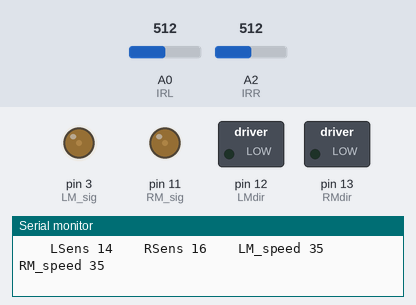
Bench run of a sketch on a simulated Arduino Uno, built with avr-gcc and run on an emulated ATmega328P. Parts: switched loads named in the sketch (green lamp = pin HIGH), output pins drawn as LEDs (lit = HIGH), the last lines printed to the serial monitor. The inputs (shaded band) are chosen by the test bench; at power-on: A0 (IRL) = 512, A2 (IRR) = 512.

Above: at 1.2 s.
1.3 s: A0 (IRL) set to 900
At 2.2 s:
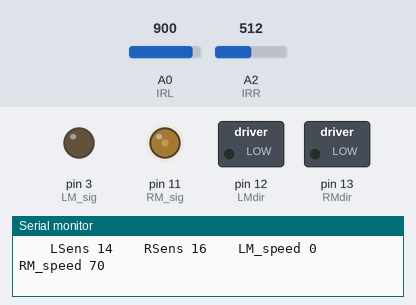
2.8 s: A0 (IRL) set to 716
At 4.1 s:
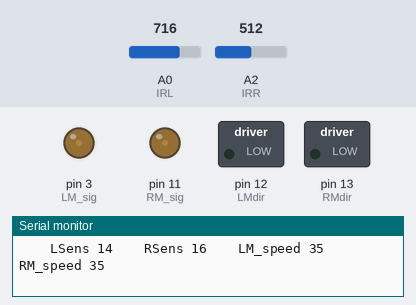
5.8 s: A2 (IRR) set to 900
At 6.2 s:
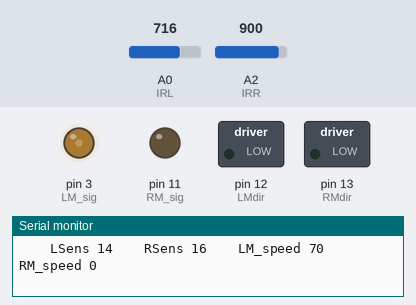
7.3 s: A0 (IRL) set to 797
10.3 s: A0 (IRL) set to 822
At 10.6 s:
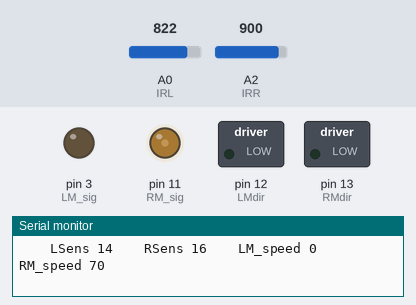
13.3 s: A0 (IRL) set to 511
At 14.1 s:
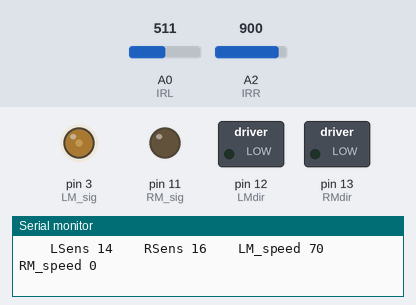
Timing chart, 0 to 16.3 s (numbered marks = the images above; inputs shaded):
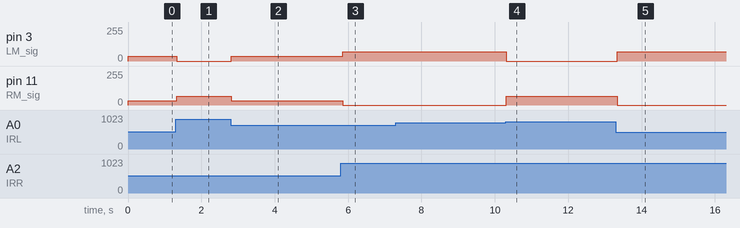

Measured:
- the behaviour switches between 806 and 807 on A0 (IRL) (found by bisection; images 3 and 4)
- after the input at 1.3 s, pin 3 (LM_sig): 35/255 → 0/255 at once; pin 11 (RM_sig): 33/255 → 66/255 at once
- after the input at 2.8 s, pin 3 (LM_sig): 0/255 → 35/255 at once; pin 11 (RM_sig): 66/255 → 33/255 at once
- after the input at 5.8 s, pin 3 (LM_sig): 35/255 → 70/255 after 0.05 s; pin 11 (RM_sig): 33/255 → 0/255 after 0.05 s
- after the input at 10.3 s, pin 3 (LM_sig): 70/255 → 0/255 at once; pin 11 (RM_sig): 0/255 → 66/255 at once
- after the input at 13.3 s, pin 3 (LM_sig): 0/255 → 70/255 at once; pin 11 (RM_sig): 66/255 → 0/255 at once

The sketch:

AAcodeLogic.ino
```cpp
  const int LM_sig = 3;  //PWM Pin Left Motor
  const int RM_sig = 11; //PWM Pin Right Motor
  const int LMdir = 12;  //Direction Left Motor
  const int RMdir = 13;  //Direction Right Motor

  int LM_speed;                              //Variable for spped of Left Motor
  int RM_speed;                              //Variable for spped of Right Motor
  int Avg_speed = 35;                        //Average (Nominal) speed of the robot
  int IRL = 14;                                //Pin Sensor is attached to
  int IRR = 16;
  float LoopTime = 0.1000;                  //Time that the loop takes to run
  float deltaTime = (LoopTime / 1000.00000); //Convert Loop time to seconds

void setup(){
 Serial.begin(9600); //Sets up the Serial port
 pinMode(LM_sig,OUTPUT);
 pinMode(RM_sig,OUTPUT);
 pinMode(LMdir,OUTPUT);
 pinMode(RMdir,OUTPUT);
 pinMode(IRL,INPUT);
 pinMode(IRR,INPUT);
 digitalWrite(13,LOW); //Set direction to forward
 digitalWrite(12,LOW); //Set direction to forward
}

void loop(){

  //Reads in sensor values and maps it to the output range
  int lVal = map(analogRead(IRL), 0, 1023, 0, 255);
  int rVal = map(analogRead(IRR), 0, 1023, 0, 255);

  // if the left value is on the black, speed up the right wheel and
  //slow down the left wheel
  if (lVal > 200)
  {
     LM_speed = constrain(Avg_speed - 35, 0, 255);
     RM_speed = constrain(Avg_speed + 35, 0, 255);
    //Calculates the speed between 0 and 255 for each motor
    analogWrite(LM_sig, LM_speed);
    analogWrite(RM_sig, RM_speed*.95);
  }
  //check if the right value is on the black, if it is, speed left,slow right
  else if (rVal >200)
  {
     LM_speed = constrain(Avg_speed + 35, 0, 255);
     RM_speed = constrain(Avg_speed - 35, 0, 255);
    //Calculates the speed between 0 and 255 for each motor
    analogWrite(LM_sig, LM_speed);
    analogWrite(RM_sig, RM_speed*.95);
  }
  //if they both are on white, go straight
  else
  {
     LM_speed = constrain(Avg_speed, 0, 255);
     RM_speed = constrain(Avg_speed, 0, 255);
    //Calculates the speed between 0 and 255 for each motor
    analogWrite(LM_sig, LM_speed);
    analogWrite(RM_sig, RM_speed*.95);
  }


  //For testing check output of sensor and  motor speeds

  Serial.print("    LSens ");
  Serial.print(IRL);
  Serial.print("    RSens ");
  Serial.print(IRR);
  Serial.print("    LM_speed ");
  Serial.print(LM_speed);
  Serial.print("    RM_speed ");
  Serial.println(RM_speed);
  //Prints the Sensor value and motor speed to the serial port. Used for tuning.

}
```
